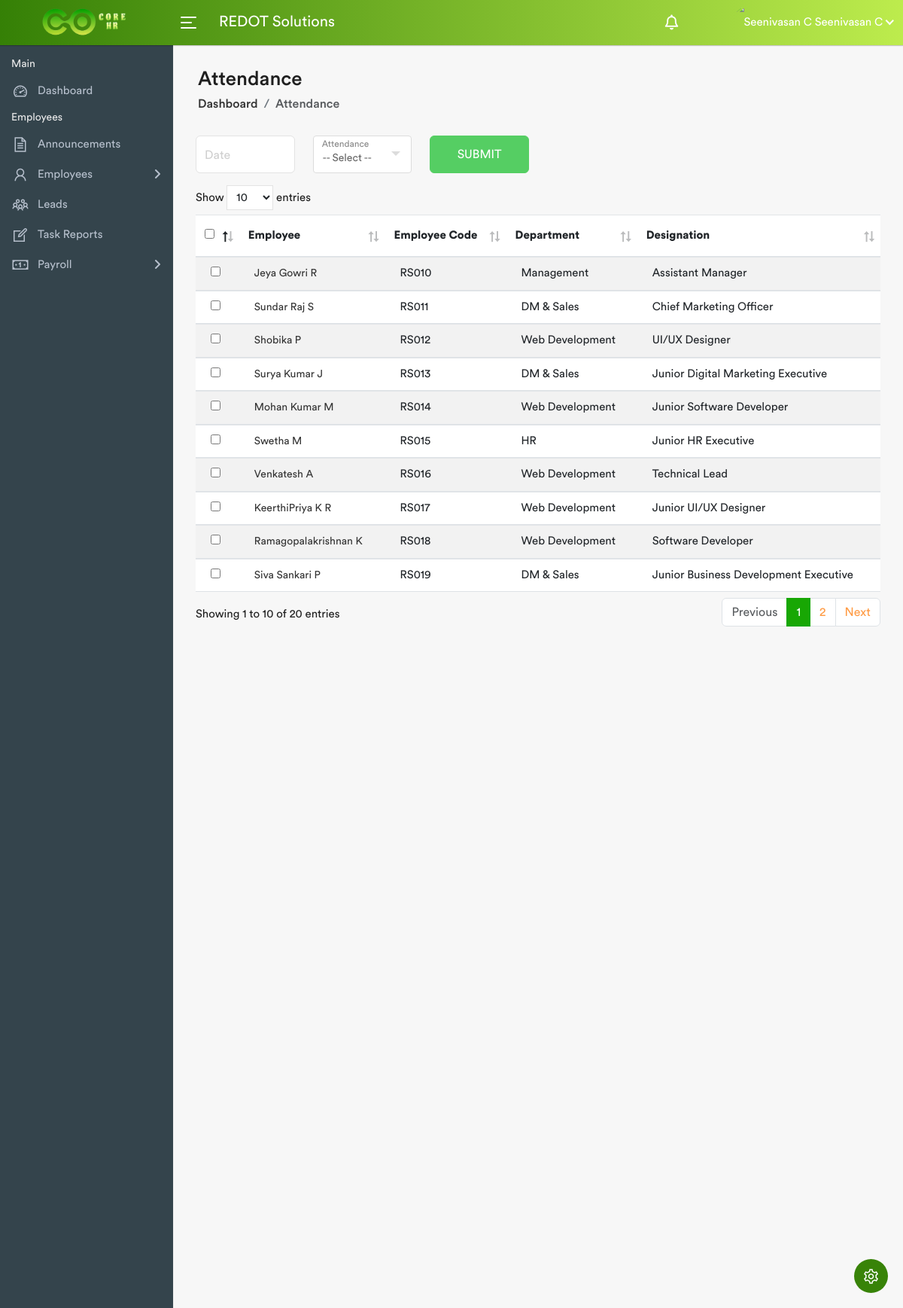
/admin-attendance.php (signed in), run on the app's committed database.
### tables this page shows
CREATE TABLE `manage_emp` (
  `id` int(11) NOT NULL,
  `name` varchar(200) NOT NULL,
  `last_name` varchar(255) NOT NULL DEFAULT '',
  `emp_code` varchar(200) NOT NULL,
  `department` varchar(255) NOT NULL DEFAULT '',
  `company` varchar(100) NOT NULL DEFAULT '',
  `designation` varchar(100) NOT NULL DEFAULT '',
  `role` varchar(50) NOT NULL DEFAULT '',
  `image` varchar(255) NOT NULL DEFAULT '',
  `hr_leave_approver` varchar(255) NOT NULL DEFAULT '',
  `report_to` varchar(255) NOT NULL DEFAULT '',
  `dob` varchar(50) NOT NULL DEFAULT '',
  `gender` varchar(50) NOT NULL DEFAULT '',
  `address` varchar(100) NOT NULL DEFAULT '',
  `state` varchar(100) NOT NULL DEFAULT '',
  `country` varchar(100) NOT NULL DEFAULT '',
  `pincode` varchar(100) NOT NULL DEFAULT '',
  `mobile` varchar(50) NOT NULL DEFAULT '',
  `email` varchar(255) NOT NULL DEFAULT '',
  `web_url` varchar(255) NOT NULL DEFAULT '',
  `joining_date` varchar(255) NOT NULL DEFAULT '',
  `exit_date` varchar(255) NOT NULL DEFAULT '',
  `status` varchar(100) NOT NULL DEFAULT '',
  `lead_emp_code` varchar(100) NOT NULL DEFAULT '',
  `admin_notfiy` int(11) NOT NULL DEFAULT 0,
  `lead_notfiy` int(11) NOT NULL DEFAULT 0,
  `hr_notfiy` int(11) NOT NULL DEFAULT 0
);

### admin-attendance.php (the view, shortened to what this page needs)
<?php
 require('user_role.php');
?>
<!DOCTYPE html>
<html lang="en" data-layout="vertical" data-topbar="light" data-sidebar="dark" data-sidebar-size="lg" data-sidebar-image="none">
<head>
        <link rel="stylesheet" href="assets/css/bootstrap.min.css">
        <link rel="stylesheet" href="assets/plugins/fontawesome/css/fontawesome.min.css">
    	<link rel="stylesheet" href="assets/plugins/fontawesome/css/all.min.css">
        <link rel="stylesheet" href="assets/css/line-awesome.min.css">
		<link rel="stylesheet" href="assets/css/material.css">
		<link rel="stylesheet" href="assets/css/dataTables.bootstrap4.min.css">
		<link rel="stylesheet" href="assets/css/select2.min.css">
		<link rel="stylesheet" href="assets/css/bootstrap-datetimepicker.min.css">
        <link rel="stylesheet" href="assets/css/style.css">
    </head>
    <body>
        <div class="main-wrapper">
			<?php include 'header.php';?>
			<?php include 'side-bar.php';?>
            <div class="page-wrapper">
                <div class="content container-fluid">
					<div class="page-header">
						<div class="row align-items-center">
							<div class="col">
								<h3 class="page-title">Attendance</h3>
								<ul class="breadcrumb">
									<li class="breadcrumb-item"><a href="dashboard.php">Dashboard</a></li>
									<li class="breadcrumb-item active">Attendance</li>
								</ul>
							</div>
						</div>
					</div>
					<form class="mt-3" id="attendance_update" method="post" action="">
					<div class="row">
						<div class="col-md-12">
							<div class="table-responsive">
								<form action"" method="post">
									<div class="row filter-row">
					   <div class="col-sm-6 col-md-3 col-lg-3 col-xl-2 col-12">
							<div class="input-block mb-3 form-focus">
								<input class="form-control datetimepicker" type="text" name="date" required>
								<label class="focus-label">Date</label>
							</div>
					   </div>
					   <div class="col-sm-6 col-md-3 col-lg-3 col-xl-2 col-12">
							<div class="input-block mb-3 form-focus select-focus">
								<label class="focus-label">Attendance</label>
							</div>
					   </div>
					    <div class="col-sm-6 col-md-3 col-lg-3 col-xl-2 col-12">
							<button type="submit" name="submit_form" href="#" class="btn btn-success w-100"> Submit </button>
					   </div>
					   </div>
								<table class="table table-striped custom-table mb-0 datatable">
									<thead>
										<tr>
											<th><input type="checkbox" id="checkAll"/></th>
											<th>Employee</th>
											<th>Employee Code</th>
											<th>Department</th>
											<th>Designation</th>
										</tr>
									</thead>
									<tbody>
										<?php
									$sql = $db->query("select * from  manage_emp WHERE status=1 AND designation!='Admin' ORDER BY emp_code ASC");
									if($sql->num_rows>0){
                                    while($row = $sql->fetch_assoc()){ ?>
										<tr>
											<td><input class="chk" id="att" type="checkbox" name="att[]" value="<?php echo $row["emp_code"]; ?>"></td>
											<td>
												<h2 class="table-avatar">
													<a href=""><?php echo $row['name'];?> <?php echo $row['last_name'];?></a>
												</h2>
											</td>
											<td><?php echo $row['emp_code'];?></td>
											<td><?php echo $row['department'];?></td>
											<td><?php echo $row['designation'];?></td>
										</tr>
										<?php } } ?>
										</form>
							</div>
						</div>
					</div>
                </div>
            </div>
        </div>
		<?php include 'setting-icon.php';?>
    </body>
</html>

### header.php (shortened to what this page needs)
            <div class="header">
                <div class="header-left">
                     <a href="dashboard.php" class="logo">
						<img src="assets/img/logo.png" width="70%" height="" alt="Logo">
					</a>
                </div>
				<a id="toggle_btn" href="javascript:void(0);">
					<span class="bar-icon">
						<span></span>
						<span></span>
						<span></span>
					</span>
				</a>
                <div class="page-title-box">
					<h3>REDOT Solutions</h3>
                </div>
				<ul class="nav user-menu">
					<?php
										require("user_role.php");
                                     if($role_id == 1){
										 $emp_coun = $db->query("select count(id) as emp_co from manage_emp WHERE admin_notfiy = 0 AND designation != 'Admin' ORDER BY joining_date DESC");
                                         $emp_leave_coun = $db->query("select count(id) as emp_le_co from emp_leaves WHERE admin_notify = 0 ORDER BY apply_on DESC");
									}
					?>
					<li class="nav-item dropdown">
						<a href="#" class="dropdown-toggle nav-link" data-bs-toggle="dropdown">
							<?php if($role_id == 1 || $role_id == 3){
							$emp_counts = $emp_coun->fetch_assoc();
							      $emp_lev_counts = $emp_leave_coun->fetch_assoc();
							      $notify_count = $emp_counts['emp_co'] + $emp_lev_counts['emp_le_co'];
							  }
							  if($notify_count == 0){
							?>
							<i class="fa-regular fa-bell"></i> <span class="badge rounded-pill"></span>
							<?php } else { ?>
							<i class="fa-regular fa-bell"></i> <span class="badge rounded-pill"><?php echo $notify_count;?></span>
							<?php } ?>
						</a>
					</li>
					<li class="nav-item dropdown">
						<a href="#" class="dropdown-toggle nav-link" data-bs-toggle="dropdown">
						</a>
					</li>
<?php
                                    require_once('inc/config.php');
                                    $id= $_SESSION['username'];
  	   $query2 = "SELECT * FROM manage_emp WHERE emp_code='$id'";
  	$results2 = mysqli_query($db, $query2);
  	$name= $results2->fetch_assoc(); ?>
					<li class="nav-item dropdown has-arrow main-drop">
						<a href="#" class="dropdown-toggle nav-link" data-bs-toggle="dropdown">
							<span class="user-img"><img src="profile-img/<?php echo $name['image']; ?>" alt="<?php echo $name['name']; ?> <?php echo $name['last_name']; ?>">
							<span><?php echo $name['name']; ?> <?php echo $name['last_name']; ?></span>
						</a>
					</li>
				</ul>
            </div>

### data on the page
manage_emp: name "Seenivasan", last_name "C"
manage_emp: name "Jeya Gowri", last_name "R", emp_code "RS010", department "Management", designation "Assistant Manager"
manage_emp: name "Sundar Raj", last_name "S", emp_code "RS011", department "DM & Sales", designation "Chief Marketing Officer"
manage_emp: name "Shobika", last_name "P", emp_code "RS012", department "Web Development", designation "UI/UX Designer"
manage_emp: name "Surya Kumar", last_name "J", emp_code "RS013", department "DM & Sales", designation "Junior Digital Marketing Executive"
manage_emp: name "Mohan Kumar", last_name "M", emp_code "RS014", department "Web Development", designation "Junior Software Developer"
manage_emp: name "Swetha", last_name "M", emp_code "RS015", department "HR", designation "Junior HR Executive"
manage_emp: name "Venkatesh", last_name "A", emp_code "RS016", department "Web Development", designation "Technical Lead"
manage_emp: name "KeerthiPriya", last_name "K R", emp_code "RS017", department "Web Development", designation "Junior UI/UX Designer"
manage_emp: name "Ramagopalakrishnan", last_name "K", emp_code "RS018", department "Web Development", designation "Software Developer"
manage_emp: name "Siva Sankari", last_name "P", emp_code "RS019", department "DM & Sales", designation "Junior Business Development Executive"
